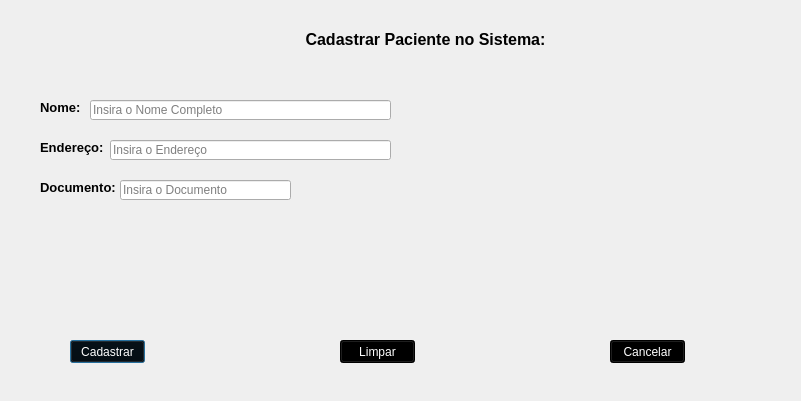
<?xml version="1.0" encoding="UTF-8"?>
<ui version="4.0">
 <class>Dialog</class>
 <widget class="QDialog" name="Dialog">
  <property name="geometry">
   <rect>
    <x>0</x>
    <y>0</y>
    <width>801</width>
    <height>401</height>
   </rect>
  </property>
  <property name="windowTitle">
   <string>Dialog</string>
  </property>
  <widget class="QLabel" name="label">
   <property name="geometry">
    <rect>
     <x>40</x>
     <y>100</y>
     <width>47</width>
     <height>13</height>
    </rect>
   </property>
   <property name="text">
    <string>&lt;html&gt;&lt;head/&gt;&lt;body&gt;&lt;p&gt;&lt;span style=&quot; font-size:10pt; font-weight:600;&quot;&gt;Nome:&lt;/span&gt;&lt;/p&gt;&lt;/body&gt;&lt;/html&gt;</string>
   </property>
  </widget>
  <widget class="QLabel" name="label_2">
   <property name="geometry">
    <rect>
     <x>40</x>
     <y>140</y>
     <width>81</width>
     <height>16</height>
    </rect>
   </property>
   <property name="text">
    <string>&lt;html&gt;&lt;head/&gt;&lt;body&gt;&lt;p&gt;&lt;span style=&quot; font-size:10pt; font-weight:600;&quot;&gt;Endereço:&lt;/span&gt;&lt;/p&gt;&lt;/body&gt;&lt;/html&gt;</string>
   </property>
  </widget>
  <widget class="QLabel" name="label_3">
   <property name="geometry">
    <rect>
     <x>40</x>
     <y>180</y>
     <width>81</width>
     <height>16</height>
    </rect>
   </property>
   <property name="text">
    <string>&lt;html&gt;&lt;head/&gt;&lt;body&gt;&lt;p&gt;&lt;span style=&quot; font-size:10pt; font-weight:600;&quot;&gt;Documento:&lt;/span&gt;&lt;/p&gt;&lt;/body&gt;&lt;/html&gt;</string>
   </property>
  </widget>
  <widget class="QLabel" name="label_4">
   <property name="geometry">
    <rect>
     <x>110</x>
     <y>30</y>
     <width>631</width>
     <height>20</height>
    </rect>
   </property>
   <property name="text">
    <string>&lt;html&gt;&lt;head/&gt;&lt;body&gt;&lt;p align=&quot;center&quot;&gt;&lt;span style=&quot; font-size:12pt; font-weight:600;&quot;&gt;Cadastrar Paciente no Sistema:&lt;/span&gt;&lt;/p&gt;&lt;/body&gt;&lt;/html&gt;</string>
   </property>
  </widget>
  <widget class="QLineEdit" name="lineEdit">
   <property name="geometry">
    <rect>
     <x>90</x>
     <y>100</y>
     <width>301</width>
     <height>20</height>
    </rect>
   </property>
   <property name="placeholderText">
    <string>Insira o Nome Completo</string>
   </property>
  </widget>
  <widget class="QLineEdit" name="lineEdit_2">
   <property name="geometry">
    <rect>
     <x>110</x>
     <y>140</y>
     <width>281</width>
     <height>20</height>
    </rect>
   </property>
   <property name="placeholderText">
    <string>Insira o Endereço</string>
   </property>
  </widget>
  <widget class="QLineEdit" name="lineEdit_3">
   <property name="geometry">
    <rect>
     <x>120</x>
     <y>180</y>
     <width>171</width>
     <height>20</height>
    </rect>
   </property>
   <property name="placeholderText">
    <string>Insira o Documento</string>
   </property>
  </widget>
  <widget class="QPushButton" name="pushButton">
   <property name="geometry">
    <rect>
     <x>70</x>
     <y>340</y>
     <width>75</width>
     <height>23</height>
    </rect>
   </property>
   <property name="styleSheet">
    <string notr="true">background-color: rgb(0, 0, 0);
color: rgb(255, 255, 255);</string>
   </property>
   <property name="text">
    <string>Cadastrar</string>
   </property>
  </widget>
  <widget class="QPushButton" name="pushButton_2">
   <property name="geometry">
    <rect>
     <x>340</x>
     <y>340</y>
     <width>75</width>
     <height>23</height>
    </rect>
   </property>
   <property name="styleSheet">
    <string notr="true">background-color: rgb(0, 0, 0);
color: rgb(255, 255, 255);</string>
   </property>
   <property name="text">
    <string>Limpar</string>
   </property>
  </widget>
  <widget class="QPushButton" name="pushButton_3">
   <property name="geometry">
    <rect>
     <x>610</x>
     <y>340</y>
     <width>75</width>
     <height>23</height>
    </rect>
   </property>
   <property name="styleSheet">
    <string notr="true">background-color: rgb(0, 0, 0);
color: rgb(255, 255, 255);</string>
   </property>
   <property name="text">
    <string>Cancelar</string>
   </property>
  </widget>
  <widget class="QLabel" name="label_5">
   <property name="geometry">
    <rect>
     <x>570</x>
     <y>100</y>
     <width>191</width>
     <height>151</height>
    </rect>
   </property>
   <property name="styleSheet">
    <string notr="true">image: url(:/img/Icons8-Windows-8-Users-Add-User.ico);</string>
   </property>
   <property name="text">
    <string>&lt;html&gt;&lt;head/&gt;&lt;body&gt;&lt;p&gt;&lt;br/&gt;&lt;/p&gt;&lt;/body&gt;&lt;/html&gt;</string>
   </property>
  </widget>
 </widget>
 <resources>
  <include location="C2.qrc"/>
 </resources>
 <connections/>
</ui>
